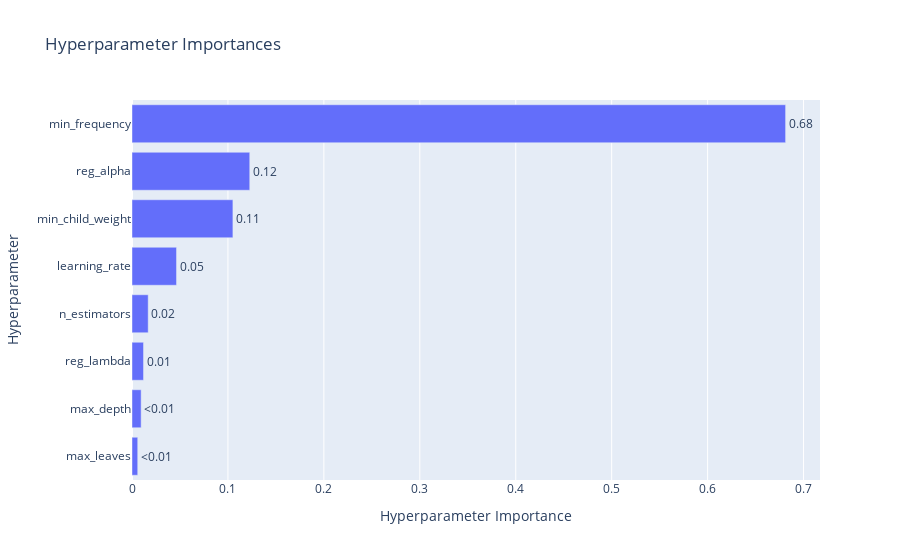

Here is the notebook cell this chart was saved with:
### Code cell
from optuna.visualization import plot_param_importances

# Grafico de importancia de parametros
plot_param_importances(study_p)

### Figure 1 — Plotly figure (JSON) as saved in the notebook; plotly's stock layout.template omitted (floating-point values rounded to 4 significant figures)
{"data": [{"cliponaxis": false, "hovertemplate": ["max_leaves (IntDistribution): 0.005969453231770212<extra></extra>", "max_depth (IntDistribution): 0.009531724696985893<extra></extra>", "reg_lambda (FloatDistribution): 0.01200407139536346<extra></extra>", "n_estimators (IntDistribution): 0.016873885502390478<extra></extra>", "learning_rate (FloatDistribution): 0.04641886677444596<extra></extra>", "min_child_weight (IntDistribution): 0.1051833658426173<extra></extra>", "reg_alpha (FloatDistribution): 0.12273613646241999<extra></extra>", "min_frequency (FloatDistribution): 0.6812824960940067<extra></extra>"], "name": "Objective Value", "orientation": "h", "text": ["<0.01", "<0.01", "0.01", "0.02", "0.05", "0.11", "0.12", "0.68"], "textposition": "outside", "type": "bar", "x": [0.005969, 0.009532, 0.012, 0.01687, 0.04642, 0.1052, 0.1227, 0.6813], "y": ["max_leaves", "max_depth", "reg_lambda", "n_estimators", "learning_rate", "min_child_weight", "reg_alpha", "min_frequency"]}], "layout": {"title": {"text": "Hyperparameter Importances"}, "xaxis": {"title": {"text": "Hyperparameter Importance"}}, "yaxis": {"title": {"text": "Hyperparameter"}}}}
